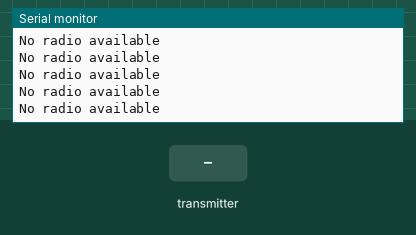
Bench run of a sketch on a simulated Arduino Uno, built with avr-gcc and run on an emulated ATmega328P. Shown: the last lines printed to the serial monitor. The test bench sets the inputs (shaded band). No radio packets arrive unless stated.

Above: at 2.2 s.
2.3 s: the transmitter starts sending joystick.0 = 0
At 3.0 s:
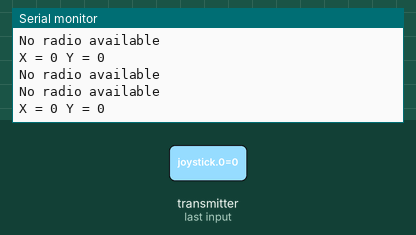
3.9 s: the transmitter starts sending joystick.1 = 256
At 4.9 s:
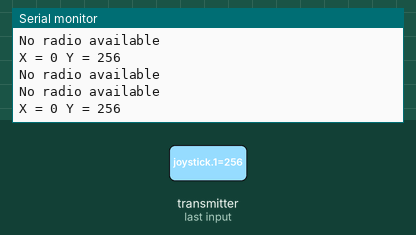
6.9 s: the transmitter starts sending joystick.0 = 256
9.9 s: the transmitter starts sending joystick.1 = 0
At 10.5 s:
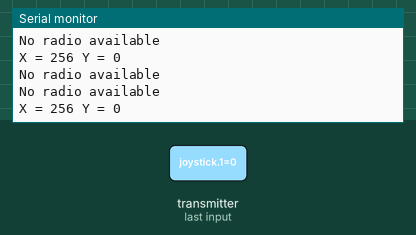
12.9 s: the transmitter starts sending joystick.0 = 1023
15.9 s: the transmitter starts sending joystick.1 = 512
Timing chart, 0 to 18.9 s (numbered marks = the images above; inputs shaded):
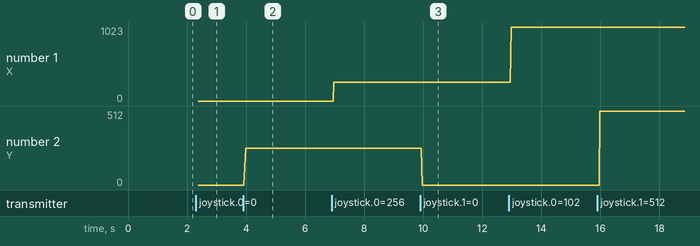

The sketch:

nrf_test.ino
```cpp
/* YourDuinoStarter Example: nRF24L01 Receive Joystick values

 - WHAT IT DOES: Receives data from another transceiver with
   2 Analog values from a Joystick or 2 Potentiometers
   Displays received values on Serial Monitor
 - SEE the comments after "//" on each line below
 - CONNECTIONS: nRF24L01 Modules See:
 http://arduino-info.wikispaces.com/Nrf24L01-2.4GHz-HowTo
   1 - GND
   2 - VCC 3.3V !!! NOT 5V
   3 - CE to Arduino pin 9
   4 - CSN to Arduino pin 10
   5 - SCK to Arduino pin 13
   6 - MOSI to Arduino pin 11
   7 - MISO to Arduino pin 12
   8 - UNUSED

 - V1.00 11/26/13
   Based on examples at http://www.bajdi.com/
   Questions: terry@yourduino.com
 */

#include <SPI.h>
#include <nRF24L01.h>
#include <RF24.h>

#define CE_PIN   9
#define CSN_PIN 10

const uint64_t pipe = 0xE8E8F0F0E1LL; // Define the transmit pipe

RF24 radio(CE_PIN, CSN_PIN); // Create a Radio
int joystick[2];  // 2 element array holding Joystick readings

void setup()
{
  Serial.begin(9600);
  delay(1000);
  Serial.println("Nrf24L01 Receiver Starting");
  radio.begin();
  radio.openReadingPipe(1,pipe);
  radio.startListening();;
}

void loop()
{
  if (radio.available()) {
    bool done = false;
    while (!done) {
      done = radio.read( joystick, sizeof(joystick) );
      Serial.print("X = ");
      Serial.print(joystick[0]);
      Serial.print(" Y = ");
      Serial.println(joystick[1]);
    }
  }
  else
      Serial.println("No radio available");

}
```

Measured:
- after the input at 2.3 s, the serial monitor: prints a new line after 0.08 s (image 1)
- after the input at 3.9 s, the serial monitor: prints a new line after 0.08 s (image 2)
- after the input at 9.9 s, the serial monitor: prints a new line after 0.07 s (image 3)
- plotted number 1: 256 → 1023 after the input at 12.9 s
- plotted number 2: 0 → 256 after the input at 3.9 s, 0 → 512 after the input at 15.9 s
